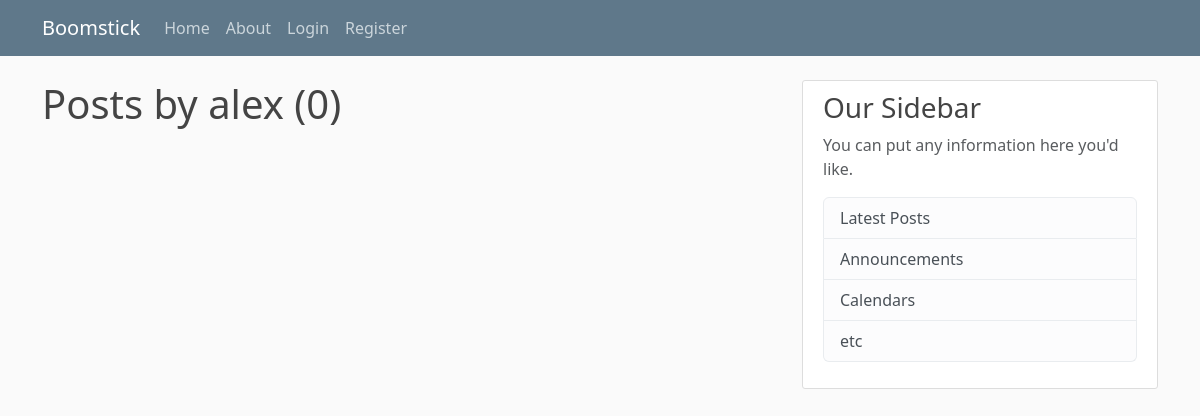
Page /user/alex on the earlier database version.
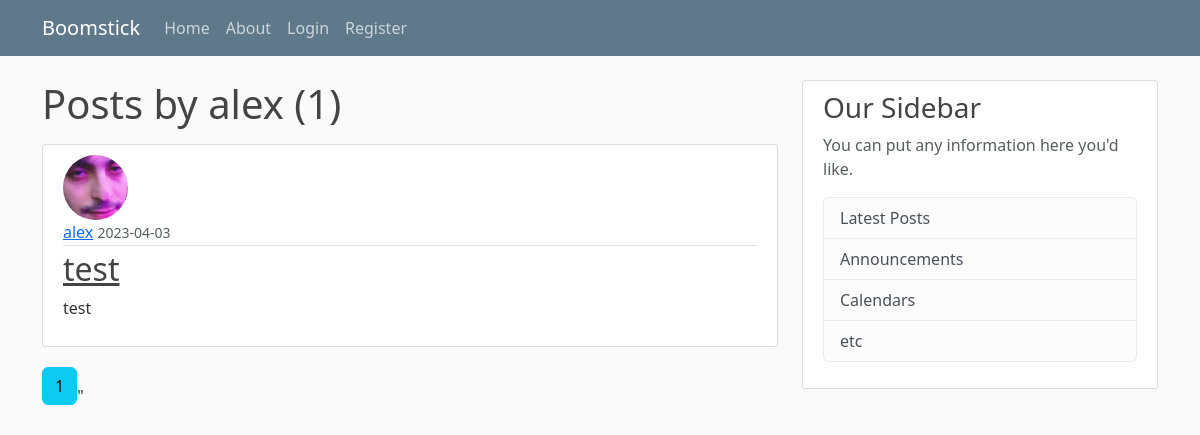
Same page on the later database version.
### flaskblog/models.py (models this page shows, shortened)
class Post(db.Model):
    id = db.Column(db.Integer, primary_key=True)
    title = db.Column(db.String(100), nullable=False)
    date_posted = db.Column(db.DateTime, nullable=False, default=datetime.utcnow)
    content = db.Column(db.Text, nullable=False)
    user_id = db.Column(db.Integer, db.ForeignKey('user.id'), nullable=False)

class User(db.Model, UserMixin):
    id = db.Column(db.Integer, primary_key=True)
    username = db.Column(db.String(20), unique=True, nullable=False)
    email = db.Column(db.String(120), unique=True, nullable=False)
    image_file = db.Column(db.String(20), nullable=False, default='default.jpg')
    password = db.Column(db.String(60), nullable=False)
    posts = db.relationship('Post', backref='author', lazy=True)

### flaskblog/users/routes.py (the view)
@users.route("/user/<string:username>")
def user_profile(username):
    page = request.args.get('page', 1, type=int)
    user = User.query.filter_by(username=username).first_or_404()
    posts = Post.query.filter_by(author=user).order_by(Post.date_posted.desc()).paginate(page=page, per_page=5)
    return render_template('user_profile.html', posts=posts, user=user)

### flaskblog/templates/user_profile.html
{% extends "layout.html" %}
{% block content %}
    <h1 class="mb-3">Posts by {{ user.username }} ({{ posts.total }})</h1>
    {% for post in posts.items %}
        <article class="media content-section">
            <img class="rounded-circle article-img" src="{{ url_for('static', filename='profile_pics/' + post.author.image_file)}}">
            <div class="media-body">
                <div class="article-metadata">
                    <a class="mr-2" href="{{ url_for('users.user_profile', username=post.author.username) }}">{{ post.author.username }}</a>
                    <small class="text-muted">{{ post.date_posted.strftime('%Y-%m-%d') }}</small>
            </div>
            <h2><a class="article-title" href="{{ url_for('posts.post', post_id=post.id) }}">{{ post.title }}</a></h2>
            <p class="article-content">{{ post.content }}</p>
            </div>
        </article>
    {% endfor %}
    {% for page_num in posts.iter_pages(left_edge=1, right_edge=1, left_current=1, right_current=2) %}
        {% if page_num %}
            {% if posts.page == page_num %}
            <a class="btn btn-info mb-4" href="{{ url_for('users.user_profile', username=user.username, page=page_num) }}">{{ page_num }}</a>"
            {% else %}
            <a class="btn btn-outline-info mb-4" href="{{ url_for('users.user_profile', username=user.username, page=page_num) }}">{{ page_num }}</a>"
            {% endif %}
        {% else %}
            ...
        {% endif %}
    {% endfor %}
{% endblock content %}

Differences in the rows shown:
added Post: image_file (picture), author.username "alex", date_posted "2023-04-03", title "test", content "test"
Other differences:
{{ posts.total }}: "0" → "1"
new list line: "1 \""
